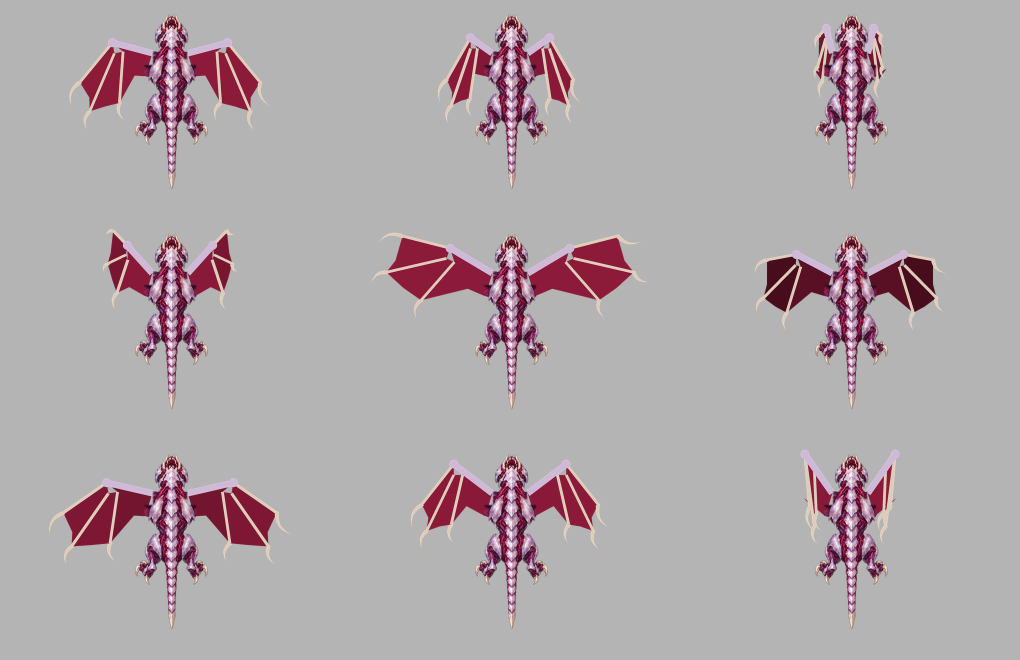
#> input picture art-source/rav-redesign/exploration/flier/wingbeat/guide-all.png, 2040 x 1320 px (shown at 1/2 size)
$ python boards.py flier/wingbeat/guide-all.png flier/wingbeat/guide-dive.png flier/wingbeat/guide-dive.png
#> lines starting #> are read from the running program, lines starting #| are printed output that depends on the picture
### art-source/review_font.py
"""The one rule for the review-sheet label font: Arial wherever it lives.

Windows keeps it in C:/Windows/Fonts, macOS in /System/Library/Fonts/Supplemental; DejaVu
Sans stands in on Linux. The first that exists wins, so a sheet's labels read the same on
both machines.

    sys.path.insert(0, str(<art-source dir>)); from review_font import review_font
"""
from pathlib import Path

from PIL import ImageFont

_CANDIDATES = {
    False: ("C:/Windows/Fonts/arial.ttf",
            "/System/Library/Fonts/Supplemental/Arial.ttf",
            "/usr/share/fonts/truetype/dejavu/DejaVuSans.ttf"),
    True: ("C:/Windows/Fonts/arialbd.ttf",
           "/System/Library/Fonts/Supplemental/Arial Bold.ttf",
           "/usr/share/fonts/truetype/dejavu/DejaVuSans-Bold.ttf"),
}


def review_font(size, bold=False):
    for path in _CANDIDATES[bold]:
        if Path(path).exists():
            return ImageFont.truetype(path, size)
    raise OSError("no review font found; looked for " + ", ".join(_CANDIDATES[bold]))

### art-source/rav-redesign/exploration/boards.py
"""Review stills for the Rav Bloom direction pass, 1920x1080 at 100% scale.

  python boards.py <old strain sheet.png> <colony frame-0004.png> <out dir>

01 critique of the shipped strains (measured from the shipped strain sheet),
02-04 one board per direction (brief, ImageGen plate, palette, silhouettes),
08 the battle-zoom comparison on real colony ground with real Marines.
"""
import math
import sys
from pathlib import Path

import numpy as np
from PIL import Image, ImageDraw, ImageFilter

HERE = Path(__file__).resolve().parent
sys.path.insert(0, str(HERE.parents[1]))
from review_font import review_font  # noqa: E402

from creatures import DIRECTIONS, PAL, st  # noqa: E402
from motion import CELL, ground, marine_cutouts  # noqa: E402
from rig import render  # noqa: E402

BG = (16, 20, 26)
INK = (226, 228, 232)
DIM = (150, 156, 166)
ACC = (240, 196, 120)


def font(n, b=False):
    return review_font(n, b)


def para(d, xy, s, width, size=17, fill=INK, bold=False, gap=4):
    """Word-wrapped paragraph; returns the y after it."""
    f = font(size, bold)
    x, y = xy
    line = ""
    for word in s.split():
        trial = (line + " " + word).strip()
        if d.textlength(trial, font=f) > width and line:
            d.text((x, y), line, font=f, fill=fill)
            y += size + gap
            line = word
        else:
            line = trial
    if line:
        d.text((x, y), line, font=f, fill=fill)
        y += size + gap
    return y


# --------------------------------------------------------------- 01 critique
def alpha_from_bg(img, bg, thr=26):
    a = np.asarray(img.convert("RGB")).astype(int)
    diff = np.abs(a - np.array(bg)).sum(2)
    return diff > thr


def critique(old_sheet, out):
#> called with old_sheet = 'flier/wingbeat/guide-all.png'
    sheet = Image.open(old_sheet).convert("RGB")
#> sheet is the input picture: PIL image 2040x1320 RGB; mean R, G, B 176.5, 168, 170.9
    img = Image.new("RGB", (1920, 1080), BG)
    d = ImageDraw.Draw(img)
    d.text((40, 20), "RAV BLOOM REDESIGN  /  what the shipped strains do today", font=font(30, True), fill=INK)
    d.text((40, 58), "measured from the shipped strain sheet (production layered composer, x8) and LayeredUnitComposer / LayeredAppearance",
           font=font(17), fill=DIM)
    # idle vs strike overlay per strain: idle in cyan, strike-only pixels in magenta
    cols = [("Runner", (20, 200, 240, 380), (425, 200, 645, 380)),
            ("Brute", (640, 170, 860, 380), (1040, 170, 1260, 380)),
            ("Spitter", (1270, 200, 1490, 380), (1670, 200, 1890, 380))]
    x = 40
    stats = []
    for name, idle_box, strike_box in cols:
        idle = alpha_from_bg(sheet.crop(idle_box), (17, 25, 32))
        strike0 = alpha_from_bg(sheet.crop(strike_box), (17, 25, 32))
        # register the strike pose on the idle one (the sheet's cells are not pixel-aligned)
        best = None
        for dy in range(-14, 15):
            for dx in range(-14, 15):
                sh = np.roll(np.roll(strike0, dy, 0), dx, 1)
                score = (sh ^ idle).sum()
                if best is None or score < best[0]:
                    best = (score, sh)
        strike = best[1]
        h, w = idle.shape
        ov = np.zeros((h, w, 3), np.uint8)
        ov[...] = BG
        ov[idle] = (60, 170, 190)
        ov[strike & ~idle] = (230, 70, 160)
        ov[idle & ~strike] = (40, 90, 110)
        new = (strike & ~idle).sum() / max(1, idle.sum())
        stats.append((name, new))
        o = Image.fromarray(ov).resize((int(w * 1.6), int(h * 1.6)), Image.NEAREST)
        img.paste(o, (x, 92))
        d.text((x, 92 + int(h * 1.6) + 4), f"{name}: strike pose covers {new * 100:.0f}% new area", font=font(17, True), fill=INK)
        x += int(w * 1.6) + 30
#> this loop made 3 passes
#> pass 1, in alpha_from_bg, `diff = np.abs(a - np.array(bg)).sum(2)`:
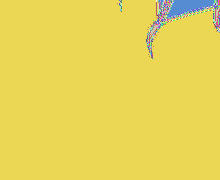
#> diff: shape (180, 220) int64; 208 distinct labels, from 143 to 622; one colour per label, 0 black
#> pass 1, in alpha_from_bg (call 2), `a = np.asarray(img.convert("RGB")).astype(int)`:
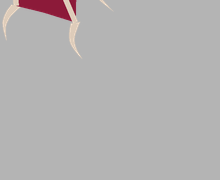
#> a: shape (180, 220, 3) int64; mean R, G, B 179.9, 177.7, 178
#> after the loop:
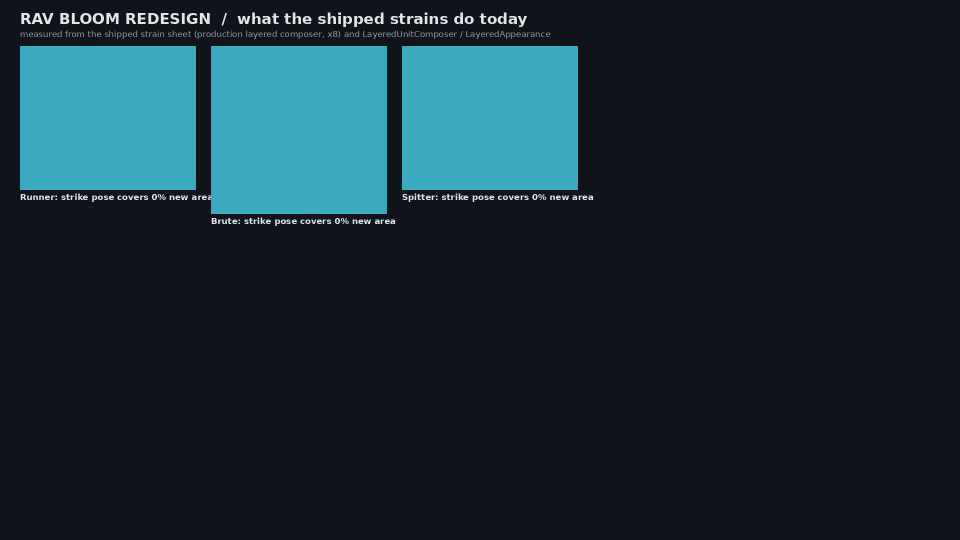
#> img: PIL image 1920x1080 RGB (shown at 1/2 size); mean R, G, B 24.5, 44.9, 53
#> after the loop:
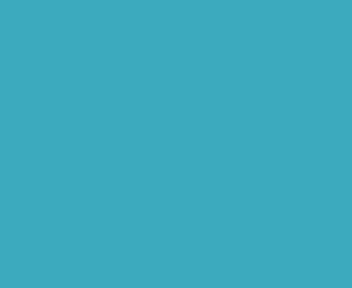
#> o: PIL image 352x288 RGB; mean R, G, B 60, 170, 190
#> after the loop, stats = [('Runner', 0), ('Brute', 0), ('Spitter', 0)]; x = 1186
    d.text((40, 470), "cyan = idle silhouette, magenta = area only the strike pose covers, dark = area the strike uncovers (x8 sheet, registered, shown x1.6)",
           font=font(16), fill=DIM)
    # old battle-zoom crop x4
    bz = sheet.crop((1080, 850, 1310, 1010))
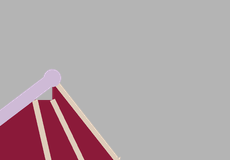
#> bz: PIL image 230x160 RGB; mean R, G, B 177.3, 162.8, 166.7
    img.paste(bz.resize((bz.width * 3, bz.height * 3), Image.NEAREST), (1200, 500))
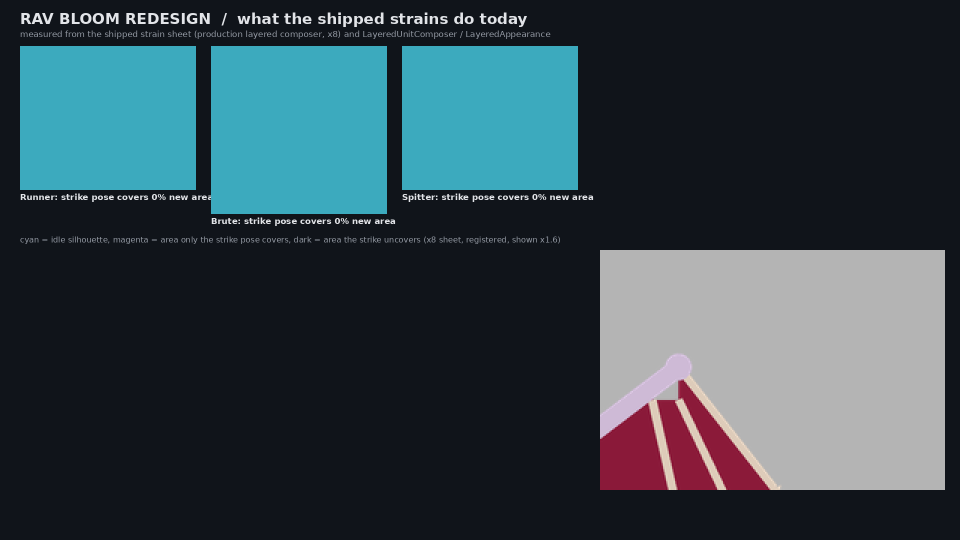
#> img: PIL image 1920x1080 RGB (shown at 1/2 size); mean R, G, B 50.4, 67.9, 75.7
    d.text((1200, 500 + bz.height * 3 + 6), "the shipped pack at battle zoom, x3 nearest: Runner / Brute / Spitter rows",
           font=font(16), fill=DIM)
    bullets = [
        ("One body plan, three sizes.", "Runner, Brute and Spitter are the same symmetric bug: body, head, two fore-claws, two feet. The Spitter walks on the Runner's own feet and claws. At battle zoom only size and the Spitter's yellow dot tell them apart."),
        ("The arm is one rigid sprite.", "A strike slides one claw sprite from under the body to just past the head and turns it 28 degrees about a pivot near its tip. No elbow, no wind-up, no follow-through: the strike pose covers 11-12% more area than idle (overlay above)."),
        ("The strike is 0.09 s and starts at the end.", "It plays only during PRIMARY_FLASH_SECONDS as 1 - smoothstep: full extension first, then back. There is no anticipation to read. Which claw strikes is picked by walk phase, not by where the target is."),
        ("Idle, walk and strike look alike.", "Walking shows toe tips 0.1 shoulder-widths past the body. Nothing breathes, pulses or trails. The Spitter's spit replays the claw swipe."),
        ("A speck at 17 px per cell.", "A Runner is about 10 px across. Grey-violet chitin sits at the value of the paving and of a Marine; the swarm owns no colour."),
        ("Nothing says Bloom.", "Chitin plates with amber nodes is the old XENO bug. Nothing reads fungal, red-tide or engineered."),
    ]
    y = 510
    for head, body in bullets:
        y = para(d, (40, y), head, 1100, 19, ACC, True, 2)
        y = para(d, (40, y), body, 1100, 17, INK) + 10
#> this loop made 6 passes
#> y on passes 1 to 6: 583, 656, 729, 802, 854, 906
#> after the loop, y = 906
    img.save(out)
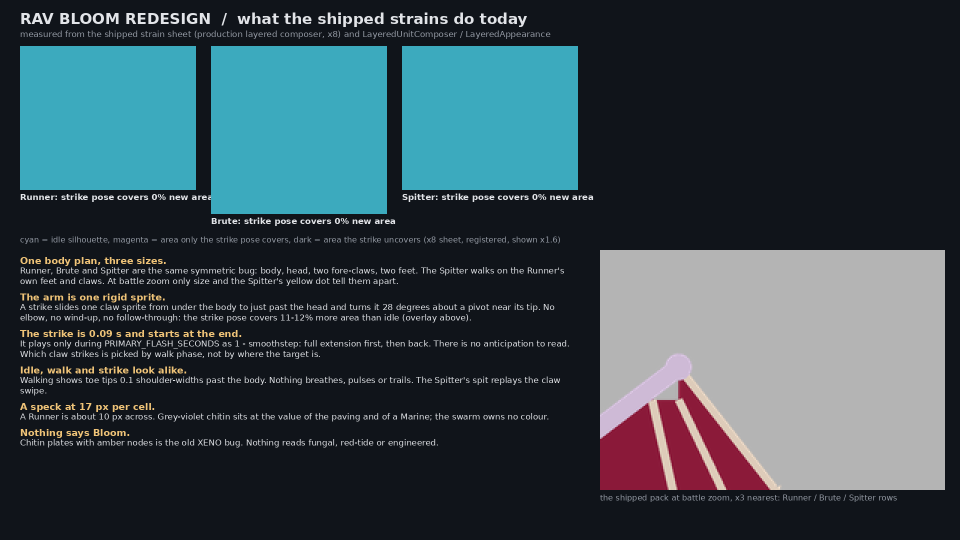
#> saved as 01-critique.png: PIL image 1920x1080 RGB (shown at 1/2 size); mean R, G, B 54.1, 71.3, 78.8
    return stats


# --------------------------------------------------------------- 02-04 boards
BRIEFS = {
    "A": dict(
        tag="The Bloom fruits: every body is a fruiting growth of the mycelium the reservoir is.",
        strains=[("Runner", "a small cap on four root stilts, two hyphal whips with frayed tips that fan open on the hit."),
                 ("Brute", "a bracket shelf: wide, flat-fronted, ringed; two trunk arms that slam. Plate = the woody shelf."),
                 ("Spitter", "a puffball on a tripod; the ball inflates, then fires a spore glob from its crimson ostiole."),
                 ("Matriarch", "a fairy ring of caps around a spore core.")],
        palette=["cap", "cap2", "ring", "lip", "hypha", "tip", "spore", "creep"],
        good="One language for the whole hive: creep, spore vents and ground colonies are the same fungus, so static growths and mobile strains belong together. The sporeship rumour reads well.",
        risk="Umber and violet sit at the value of colony paving; pale hyphae vanish below 3 px. Leans 'mushroom crab' when the whips are up.",
        motion="Four-segment whips, gallop on stilts, rhizome trail, cap wobble, spore puff on impact."),
    "B": dict(
        tag="The Bloom turns the ground the way a red tide turns a bay: each body is a colony of fused zooids.",
        strains=[("Runner", "a bead chain rowing on cilia, a dorsal float, trailing filaments, two barbed tentacles curled along its sides that coil tight and whip out a full cell."),
                 ("Brute", "a raft of bladders crusted with calcified plaques (its plate) and a club-tentacle ram."),
                 ("Spitter", "a glowing vermilion float over a siphon; the float swells, then empties into the glob."),
                 ("Matriarch", "a raft ringed with floats around a maw.")],
        palette=["flesh", "core", "float", "sting", "fringe", "plaque", "creep", "creep2"],
        good="It owns a colour: red on every colony surface, never mistaken for a Marine or a colonist. Long streak, spiky disc and glowing ball are three different shapes. Cilia, filaments and float pulse keep it alive even at 10 px. Not an insect.",
        risk="Red is shared with blood and with red UI markers, so creep goes oxblood-black and the bodies stay the brightest red on screen. Tentacle chains need more sprites per body. Must read wet and heavy, not cute.",
        motion="Five-segment tentacles with a 26 ms lag per joint (a whip), body bunching then stretching through the lunge, float swelling in the wind-up."),
    "C": dict(
        tag="Grown to a specification: a biomachine bred from sporeship seeding stock.",
        strains=[("Runner", "a three-lobed husk on a tripod gait; a lance folded flat on its back unfolds through three joints into a bone spike."),
                 ("Brute", "a seed-ram ovoid with a ridged bone cap and two telescoping hammer pistons."),
                 ("Spitter", "a hex husk with a long launch tube and a red ballast sac that squeezes on the shot."),
                 ("Matriarch", "a hexagonal core with six red seed bays, the seeding ship grown into a body.")],
        palette=["husk", "husk2", "bone", "joint", "pod", "whisker", "creep", "creep2"],
        good="The clearest 'engineered weapon' and the sporeship rumour made visible. The switchblade lance is the most dramatic arm. Tripod, ovoid, tube and hex are four distinct shapes.",
        risk="A dark husk is a dark speck at battle zoom, the same value as a Marine; red shows only at joints. It drifts toward bio-robot, which the lore rules out (not AI, not machine). The tripod gait is bespoke work.",
        motion="A three-joint switchblade unfold, a ticking tripod gait, whisker quiver, a pulsing seed pod."),
}


def swatches(d, x, y, key, names):
    P = PAL.get(key + "_swatch", PAL[key])
    for i, n in enumerate(names):
        c = P[n]
        d.rectangle([x + i * 76, y, x + i * 76 + 64, y + 40], fill=c, outline=(0, 0, 0))
        d.text((x + i * 76, y + 44), n, font=font(13), fill=DIM)


def board(key, plate, gnd_frame, out):
#> called with key = 'A', gnd_frame = 'flier/wingbeat/guide-dive.png'
    D = DIRECTIONS[key]
    B = BRIEFS[key]
    img = Image.new("RGB", (1920, 1080), BG)
    d = ImageDraw.Draw(img)
    d.text((40, 20), f"DIRECTION {key}  /  {D['name']}", font=font(32, True), fill=INK)
    y = para(d, (40, 64), B["tag"], 600, 18, ACC, True)
#> y = 108
    y += 8
#> y = 116
    for name, s in B["strains"]:
        y = para(d, (40, y), f"{name}: {s}", 600, 17) + 4
#> this loop made 4 passes
#> y on passes 1 to 4: 162, 208, 254, 279
#> after the loop, y = 279
    y += 6
#> y = 285
    y = para(d, (40, y), "Strong", 600, 17, ACC, True, 2)
#> y = 304
    y = para(d, (40, y), B["good"], 600, 16) + 6
#> y = 370
    y = para(d, (40, y), "Risk", 600, 17, ACC, True, 2)
#> y = 389
    y = para(d, (40, y), B["risk"], 600, 16) + 6
#> y = 435
    y = para(d, (40, y), "Motion", 600, 17, ACC, True, 2)
#> y = 454
    y = para(d, (40, y), B["motion"], 600, 16) + 10
#> y = 504
    swatches(d, 40, max(y, 860), key, B["palette"])
    # plate
#> (the run stopped early here; a loop or call above may not have finished)
